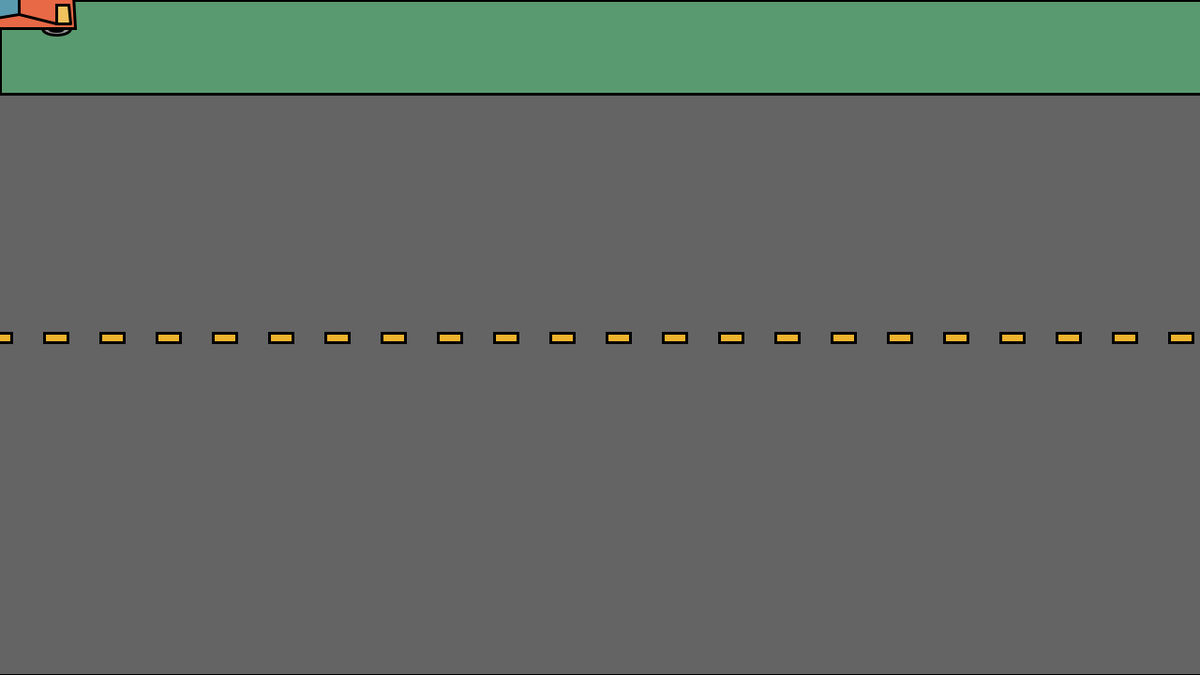
Frame 1 (no input)
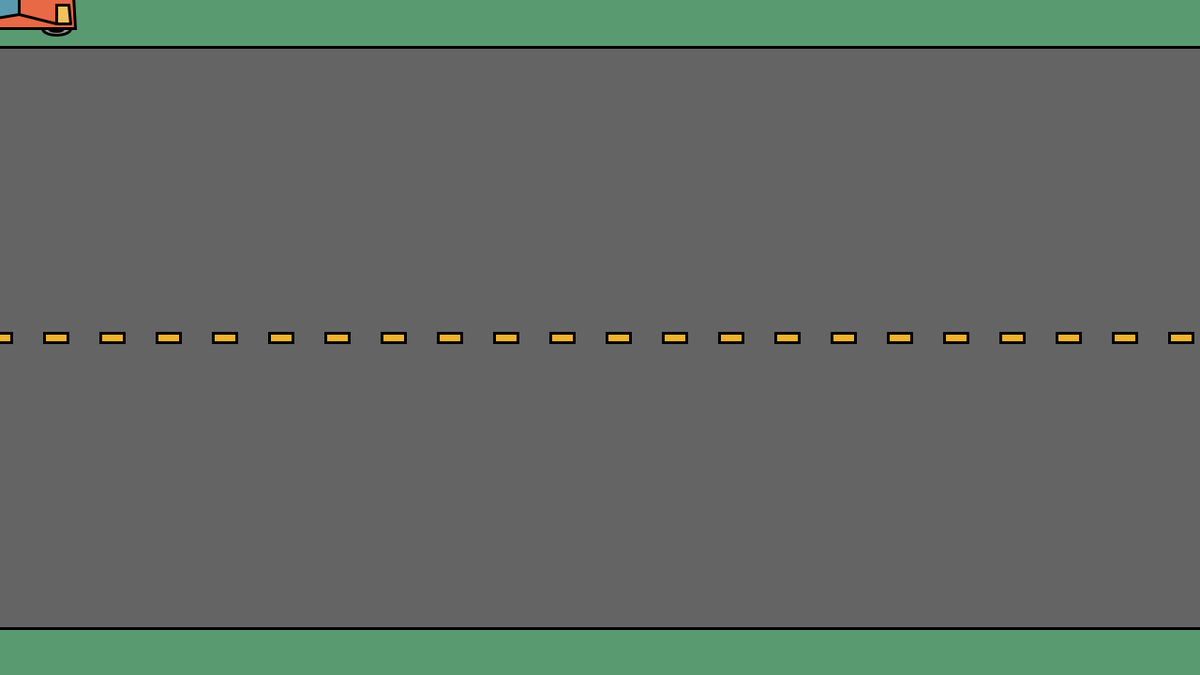
Frame 60 (the mouse pressed at the canvas centre just before this capture)
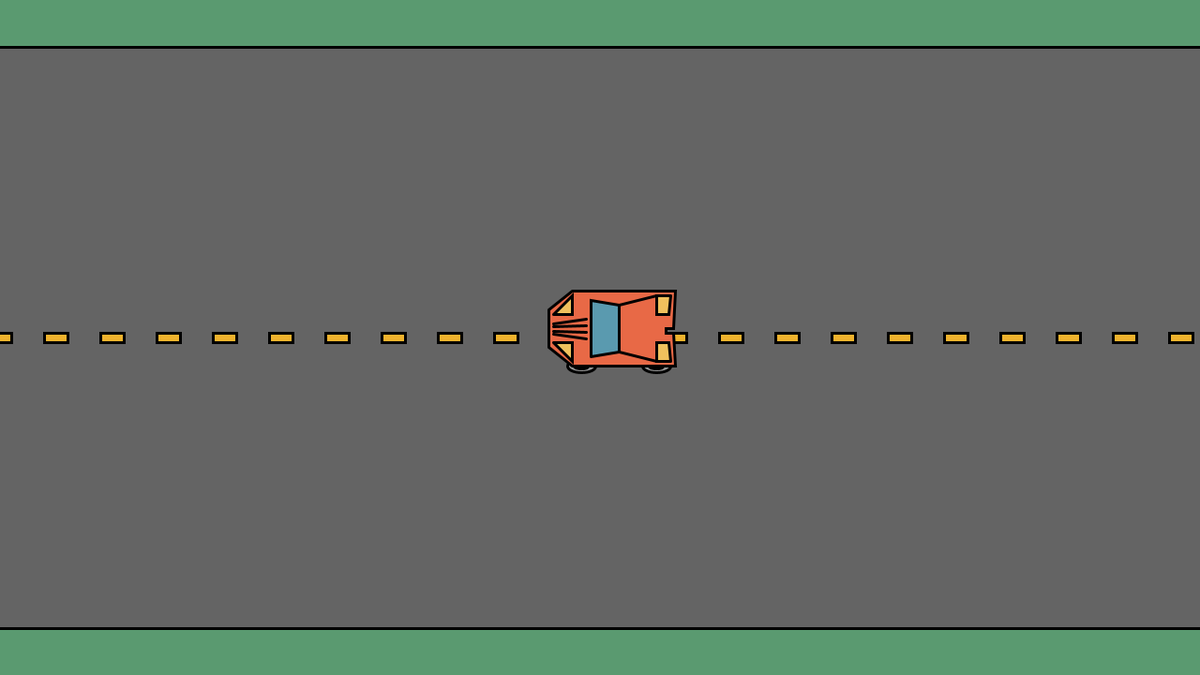
Frame 120 (the mouse held since frame 60 and released just before this capture)

The Processing sketch that drew these frames (run headless with seeded random() and noise(); from frame 60 on, the mouse is pressed at the canvas centre):

// Processing sketch: processing_89869
// ── processing_89869.pde

void setup() {
  size(1280,720);
  smooth();
  strokeWeight(3);
  
}
 
  
  void draw(){
      background(100);
      fill(90, 154, 112);
      rect(0,0,3000,100);
      rect(0,720,3000,100);
     
     int x=0;//street line markers
 int y=360;//street line markers
 for(x=0; x <=1280; x+=60)
     {
   fill(240,179,45);
   rectMode(CENTER);
   rect(x,y,25,10);
     }
 
//wheels
fill(150);
ellipse((mouseX-20), (mouseY+30), 30, 15);
ellipse((mouseX-20),(mouseY+30),15,7);
ellipse((mouseX+60), (mouseY+30), 30, 15);
ellipse((mouseX+60),(mouseY+30),15,7);
//car body
beginShape();
fill(232,105,70);
vertex((mouseX-55), (mouseY-30));
vertex(mouseX-30, mouseY-50);
vertex(mouseX+80, mouseY-50);
vertex(mouseX+78, mouseY-10);
vertex(mouseX+70, mouseY-10);
vertex(mouseX+70, mouseY-5);
vertex(mouseX+78, mouseY-5);
vertex(mouseX+80, mouseY+30);
vertex(mouseX-30, mouseY+30);
vertex(mouseX-55, mouseY+10);
vertex(mouseX-55, mouseY-30);
endShape();
//right headlight
beginShape();
fill(240,193,93);
vertex(mouseX-50,mouseY-25);
vertex(mouseX-30,mouseY-45);
vertex(mouseX-30,mouseY-25);
vertex(mouseX-50,mouseY-25);
endShape();

//left headlight
beginShape();
fill(240,193,93);
vertex(mouseX-50,mouseY+5);
vertex(mouseX-30,mouseY+5);
vertex(mouseX-30,mouseY+25);
vertex(mouseX-50,mouseY+5);
endShape();

//rear right headlight
beginShape();
fill(240,193,93);
vertex(mouseX+75,mouseY-45);
vertex(mouseX+73,mouseY-25);
vertex(mouseX+60,mouseY-25);
vertex(mouseX+60,mouseY-45);
vertex(mouseX+75,mouseY-45);
endShape();

//rear left headlight
beginShape();
fill(240,193,93);
vertex(mouseX+75,mouseY+25);
vertex(mouseX+73,mouseY+5);
vertex(mouseX+60,mouseY+5);
vertex(mouseX+60,mouseY+25);
vertex(mouseX+75,mouseY+25);
endShape();

//windshield
beginShape();
fill(90,154,175);
vertex(mouseX-10,mouseY+20);
vertex(mouseX+20,mouseY+15);
vertex(mouseX+20,mouseY-35);
vertex(mouseX-10,mouseY-40);
vertex(mouseX-10,mouseY+20);
endShape();

//body creases
line(mouseX-15,mouseY+1,mouseX-50,mouseY-4);
line(mouseX-15,mouseY-20,mouseX-50,mouseY-15);
line(mouseX-15,mouseY-6,mouseX-50,mouseY-7);
line(mouseX-15,mouseY-13,mouseX-50,mouseY-12);
line(mouseX+20,mouseY-35,mouseX+60,mouseY-45);
line(mouseX+20,mouseY+15,mouseX+60,mouseY+25);



}
